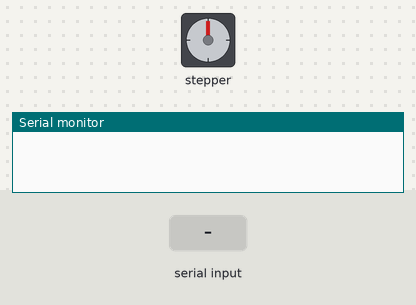
Bench run of a sketch on a simulated Arduino Uno, built with avr-gcc and run on an emulated ATmega328P. Parts: stepper motor, the last lines printed to the serial monitor. Inputs (shaded band) come from the test bench. Stepper angles assume 2 steps per turn.

Above: at 1.2 s.
1.3 s: "c\n" received over Serial
At 2.2 s:
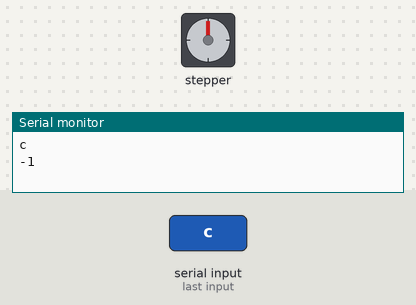
2.8 s: byte 97 ('a') received over Serial
At 3.4 s:
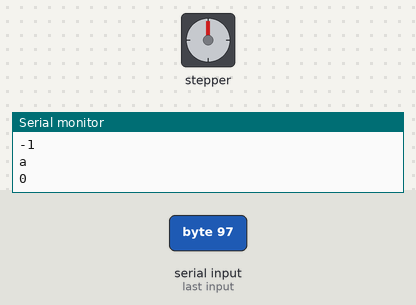
Timing chart, 0 to 5.8 s (numbered marks = the images above; inputs shaded):
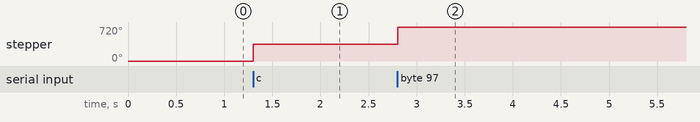

Measured:
- after the input at 1.3 s, stepper: turns 360° clockwise, starting at once
- after the input at 2.8 s, stepper: turns 360° clockwise, starting at once

The sketch:

nema23.ino
```cpp
#include <Stepper.h>
#include<SoftwareSerial.h>

const int step1adim = 2;  //adım sayısını belirtiyoruz
const int step1yon = 3;   //5.pine bağlıyoruz - motorun yönünü kontrol eder
const int step1pulse = 2; //4.pine atanıyor

int step1sayici = 0;


int i = 0;
int ix = 0;
int iy = 0;
int iz = 0;

Stepper stepmotor1(step1adim,step1pulse,step1yon,10,11);    //2.stepmotor


int Step1_Hafiza[10]={10000,10000,10000,10000,10000,10000,10000,10000,10000,10000};


void setup() {
stepmotor1.setSpeed(5000);


Serial.begin(9600);
}

void loop() {

  if(Serial.available()){

      char bluetooth =Serial.read();
      Serial.println(bluetooth);

      if(bluetooth== 'c')
      {                              //
      digitalWrite(step1yon,0);      //Saat yönünün tersi
      stepmotor1.step(step1adim);    //
      step1sayici=step1sayici-1;     //Adım azaltarak devam edecek
      Serial.println(step1sayici);   //
      bluetooth = 0;
      }                              //
                                     // 2.STEP KONTROLÜ
      if(bluetooth == 'a'){          //
      digitalWrite(step1yon,1);      //Saat yönünde dönecek
      step1sayici=step1sayici+1;     //Adım adım artarak devam edecek
      stepmotor1.step(step1adim);    //
      Serial.println(step1sayici);   //
      bluetooth=0;
      }                              //


if(bluetooth == 'r'&& ix<10 )
{             //kaydetme bölümü
Step1_Hafiza[ix]=step1sayici;
ix=ix+1;
}
  if(ix==10){ix=0;}


if(bluetooth== 'o'){
  bluetooth = 0;
  bluetooth =Serial.read(); //Oynatma komutu
  Serial.println(bluetooth);
  iy=0;
              while(1)
              {
               char bluetooth =Serial.read();
                  for(iy=0;iy<10;iy++)
                  {
                     if(bluetooth=='p'){ break;}   //Döngüden çıkma komutu.
                     Serial.println(bluetooth);

                    if(Step1_Hafiza[iy]!= 10000)
                       {
                             while(step1sayici>Step1_Hafiza[iy])  //->2.Step motorun derecesi kayıt derecesinde büyük ise döngüye gir!

                              {
                              digitalWrite(step1yon,0);           //->Saat yönünün tersinde hareket et
                              stepmotor1.step(step1adim);         //->2 adım dön
                              step1sayici=step1sayici-1;
                              Serial.println(step1sayici);        //->Adım azaltarak devam et
                              if(step1sayici==Step1_Hafiza[iy])
                              {break;}
                              }
                              delay(500);

                    }


                    if(bluetooth=='p'){ break;}
                    Serial.println(bluetooth);

                    if(Step1_Hafiza[iy]!= 10000)
                    {
                              while(step1sayici<Step1_Hafiza[iy]) //->2.Step motorun derecesi kayıt derecesinde küçük ise döngüye gir!
                              {

                              digitalWrite(step1yon,1);          //->Saat yönününde hareket et
                              stepmotor1.step(step1adim);        //->2 adım dön
                              step1sayici=step1sayici+1;
                              Serial.println(step1sayici);        //->Adım arttırarak devam et
                              if(step1sayici==Step1_Hafiza[iy])
                              {break;}
                              }
                    if(bluetooth=='p'){ break;}
                    Serial.println(bluetooth);
                              delay(500);
                    if(bluetooth=='p'){ break;}
                    Serial.println(bluetooth);

                    }

               }

           }
            for(iz=0;iz<10;iz++)
           {
            Step1_Hafiza[iz]=10000;
           }
           iz=0;
       }
     }
}
```
